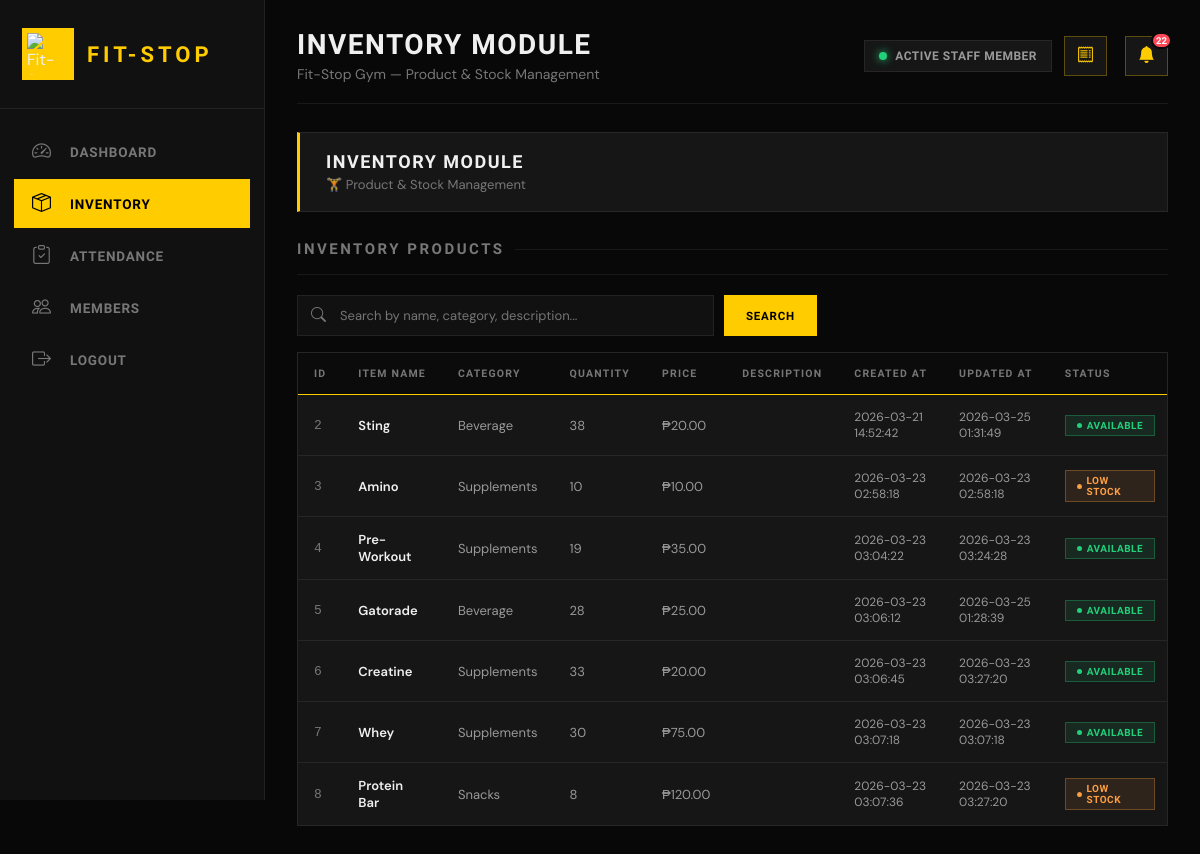
The app's page /staff/inventory.php with its own data.
### tables this page shows
CREATE TABLE inventory (   id INTEGER PRIMARY KEY AUTOINCREMENT,   item_name VARCHAR(100) NOT NULL,   category VARCHAR(50) NOT NULL,   quantity INTEGER NOT NULL DEFAULT 0,   price DECIMAL(10, 2) NOT NULL DEFAULT 0.00,   description TEXT,   created_at TIMESTAMP DEFAULT CURRENT_TIMESTAMP,   updated_at TIMESTAMP DEFAULT CURRENT_TIMESTAMP );

### staff/inventory.php (the view, shortened to what this page needs)
<?php
require_once '../login/connection.php';
try {
    $rows = $pdo->query("SELECT * FROM inventory ORDER BY id ASC")->fetchAll(PDO::FETCH_ASSOC);
} catch (Exception $e) { $rows = []; }
try {
    $txCount    = (int)$pdo->query("SELECT COUNT(*) FROM transactions")->fetchColumn();
    $stockCount = (int)$pdo->query("SELECT COUNT(*) FROM inventory WHERE quantity <= 10")->fetchColumn();
    $notifCount = $txCount + $stockCount;
} catch (Exception $e) { $notifCount = 0; }
?>
<!DOCTYPE html>
<html lang="en">
<head>
  <link rel="stylesheet" href="staff.css">
  <link href="https://cdn.jsdelivr.net/npm/bootstrap-icons/font/bootstrap-icons.css" rel="stylesheet">
</head>
<body>
<div class="dashboard">
  <aside class="sidebar">
    <div class="sidebar-header">
      <img src="staffimage/FIT-STOP LOGO.png" alt="Fit-Stop Logo" class="logo-img">
      <span class="logo-text">Fit-Stop</span>
    </div>
    <ul class="menu">
      <li onclick="window.location.href='staff.php'" style="cursor:pointer;">
        <i class="bi bi-speedometer2"></i><span>Dashboard</span>
      </li>
      <li class="active" onclick="window.location.href='inventory.php'" style="cursor:pointer;">
        <i class="bi bi-box-seam"></i><span>Inventory</span>
      </li>
      <li onclick="window.location.href='attendance.php'" style="cursor:pointer;">
        <i class="bi bi-clipboard-check"></i><span>Attendance</span>
      </li>
      <li onclick="window.location.href='members.php'" style="cursor:pointer;">
        <i class="bi bi-people"></i><span>Members</span>
      </li>
      <li onclick="document.getElementById('logoutForm').submit()" style="cursor:pointer">
        <i class="bi bi-box-arrow-right"></i>
        <span>Logout</span>
      </li>
    </ul>
  </aside>
  <main class="main-content">
    <div class="topbar">
      <div class="topbar-left">
        <h1>Inventory Module</h1>
        <p>Fit-Stop Gym — Product &amp; Stock Management</p>
      </div>
      <div class="topbar-right">
        <div class="topbar-badge">
          <div class="topbar-dot"></div>
          Active Staff Member
        </div>
        <button class="notif-bell-btn" onclick="openSalesModal()" title="Daily Sales / Counter Logsheet"
          style="margin-right:6px;position:relative;">
          <i class="bi bi-receipt"></i>
        </button>
        <div class="notif-wrapper" id="notifWrapper">
          <button class="notif-bell-btn" onclick="toggleNotifPanel()" title="Notification History">
            <i class="bi bi-bell-fill"></i>
            <span class="notif-badge <?= $notifCount === 0 ? 'hidden' : '' ?>" id="notifBadge">
              <?= $notifCount > 99 ? '99+' : $notifCount ?>
            </span>
          </button>
        </div>
      </div>
    </div>
    <div class="profile-container" style="margin-bottom:28px;">
      <div class="profile-content">
        <div class="profile-text">
          <strong class="profile-name">Inventory Module</strong>
          <span class="profile-streak">🏋️ Product &amp; Stock Management</span>
        </div>
      </div>
    </div>
    <section class="inventory-section">
      <h2>Inventory Products</h2>
      <div class="inventory-header">
        <div class="search-container">
          <div class="search-wrapper">
            <i class="bi bi-search search-icon"></i>
            <input type="text" class="search-input" placeholder="Search by name, category, description...">
          </div>
          <button class="search-btn">Search</button>
        </div>
      </div>
      <div class="inventory-table">
        <table>
          <thead>
            <tr>
              <th>ID</th><th>Item Name</th><th>Category</th><th>Quantity</th>
              <th>Price</th><th>Description</th><th>Created At</th><th>Updated At</th>
              <th>Status</th><th>Actions</th>
            </tr>
          </thead>
          <tbody id="inventoryBody">
            <?php foreach ($rows as $row):
              $qty = (int)$row['quantity'];
              if ($qty === 0)     { $statusCls = 'inactive';  $statusTxt = 'Out of Stock'; }
              elseif ($qty <= 10) { $statusCls = 'low-stock'; $statusTxt = 'Low Stock'; }
              else                { $statusCls = 'active';    $statusTxt = 'Available'; }
              $priceFormatted = '&#8369;' . number_format((float)$row['price'], 2);
            ?>
            <tr data-id="<?= $row['id'] ?>"
                data-name="<?= htmlspecialchars($row['item_name']) ?>"
                data-category="<?= htmlspecialchars($row['category']) ?>"
                data-qty="<?= $qty ?>"
                data-price="<?= $row['price'] ?>"
                data-description="<?= htmlspecialchars($row['description'] ?? '') ?>"
                data-created="<?= $row['created_at'] ?>"
                data-updated="<?= $row['updated_at'] ?>">
              <td style="color:var(--text-muted);font-family:monospace;"><?= $row['id'] ?></td>
              <td style="color:var(--text-primary);font-weight:600;"><?= htmlspecialchars($row['item_name']) ?></td>
              <td><?= htmlspecialchars($row['category']) ?></td>
              <td class="qty-cell"><?= $qty ?></td>
              <td><?= $priceFormatted ?></td>
              <td style="max-width:180px;white-space:nowrap;overflow:hidden;text-overflow:ellipsis;"><?= htmlspecialchars($row['description'] ?? '—') ?></td>
              <td class="created-cell" style="font-size:12px;"><?= $row['created_at'] ?></td>
              <td class="updated-cell" style="font-size:12px;"><?= $row['updated_at'] ?></td>
              <td><span class="status-badge <?= $statusCls ?>"><?= $statusTxt ?></span></td>
            </tr>
            <?php endforeach; ?>
          </tbody>
        </table>
      </div>
    </section>
  </main>
</div>
</body>
</html>

### records on screen
inventory: id "2", item_name "Sting", category "Beverage", quantity "38", price "₱20.00", created_at "2026-03-21 14:52:42", updated_at "2026-03-25 01:31:49", quantity "AVAILABLE"
inventory: id "3", item_name "Amino", category "Supplements", quantity "10", price "₱10.00", created_at "2026-03-23 02:58:18", updated_at "2026-03-23 02:58:18", quantity "LOW STOCK"
inventory: id "4", item_name "Pre-Workout", category "Supplements", quantity "19", price "₱35.00", created_at "2026-03-23 03:04:22", updated_at "2026-03-23 03:24:28", quantity "AVAILABLE"
inventory: id "5", item_name "Gatorade", category "Beverage", quantity "28", price "₱25.00", created_at "2026-03-23 03:06:12", updated_at "2026-03-25 01:28:39", quantity "AVAILABLE"
inventory: id "6", item_name "Creatine", category "Supplements", quantity "33", price "₱20.00", created_at "2026-03-23 03:06:45", updated_at "2026-03-23 03:27:20", quantity "AVAILABLE"
inventory: id "7", item_name "Whey", category "Supplements", quantity "30", price "₱75.00", created_at "2026-03-23 03:07:18", updated_at "2026-03-23 03:07:18", quantity "AVAILABLE"
inventory: id "8", item_name "Protein Bar", category "Snacks", quantity "8", price "₱120.00", created_at "2026-03-23 03:07:36", updated_at "2026-03-23 03:27:20", quantity "LOW STOCK"

### other values on screen
$notifCount "22"
